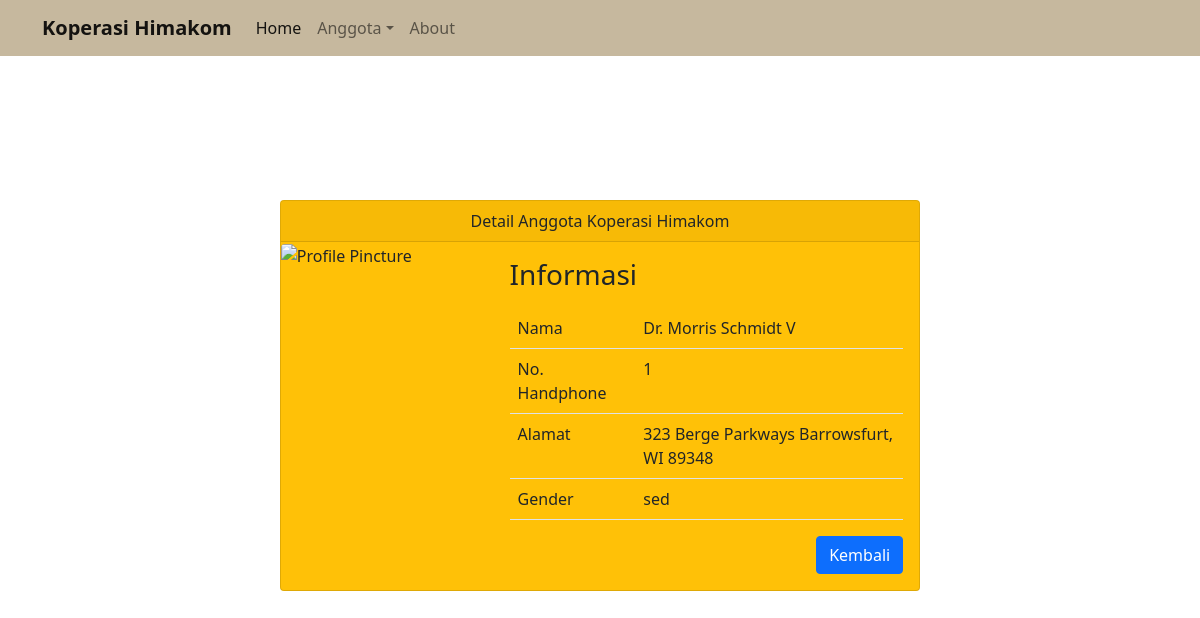
Page /anggota/detail/4 on the committed database.
### tables this page shows
CREATE TABLE `anggota` (
  `id` int(9) UNSIGNED NOT NULL,
  `nama` varchar(255) NOT NULL,
  `no_hp` varchar(13) NOT NULL,
  `alamat` text NOT NULL,
  `gender` varchar(24) NOT NULL
);

### application/controllers/Anggota.php (called while the page is built, shortened)
<?php
class Anggota extends CI_Controller{
    public function __construct(){
        $this->load->model('Anggota_model');
        $this->load->library('form_validation');
    }
    public function detail($id){
        $data['judul'] = "Detail Data Anggota | Koperasi Himakom";
        $data['anggota'] = $this->Anggota_model->getAnggotaById($id);
        $this->load->view('template/header', $data);
        $this->load->view('anggota/detail', $data);
        $this->load->view('template/footer');
    }
}

### index.php (called while the page is built, shortened)
<?php
require_once BASEPATH.'core/CodeIgniter.php';

### application/models/Anggota_model.php (called while the page is built, shortened)
<?php
class Anggota_model extends CI_model{
    public function getAnggotaById($id){
        return $this->db->get_where('anggota', ['id'=> $id])->row_array();
    }
}

### application/views/anggota/detail.php (the view)
<br><br>
<div class="row mt-5">
    <div class="col-md">
        <div class="d-flex justify-content-center">
            <div class="card text-dark bg-warning mb-3" style="max-width: px;">
                <div class="card-header text-center">
                    Detail Anggota Koperasi Himakom
                </div>
                <div class="row g-0">
                    <div class="col-md-4">
                    <img src="https://source.unsplash.com/750x600/?portrait" class="img-fluid rounded-start" alt="Profile Pincture">
                    </div>
                    <div class="col-md-8">
                    <div class="card-body">
                        <div class="container">
                            <h3>Informasi</h3>
                        </div>
                        <table class="table mt-3">
                            <tr>
                                <td>Nama</td>
                                <td><?=$anggota['nama'];?></td>
                            </tr>
                            <tr>
                                <td>No. Handphone</td>
                                <td><?=$anggota['no_hp'];?></td>
                            </tr>
                            <tr>
                                <td>Alamat</td>
                                <td><?=$anggota['alamat'];?></td>
                            </tr>
                            <tr>
                                <td>Gender</td>
                                <td><?=$anggota['gender'];?></td>
                            </tr>
                        </table>
                        <div class="d-flex justify-content-end">
                            <a href="<?=base_url();?>anggota/index" class="btn btn-primary">Kembali</a>
                        </div>
                    </div>
                    </div>
                </div>
            </div>
        </div>
    </div>
</div>

### rows in the picture
anggota: nama "Dr. Morris Schmidt V", no_hp "1", alamat "323 Berge Parkways Barrowsfurt, WI 89348", gender "sed"
